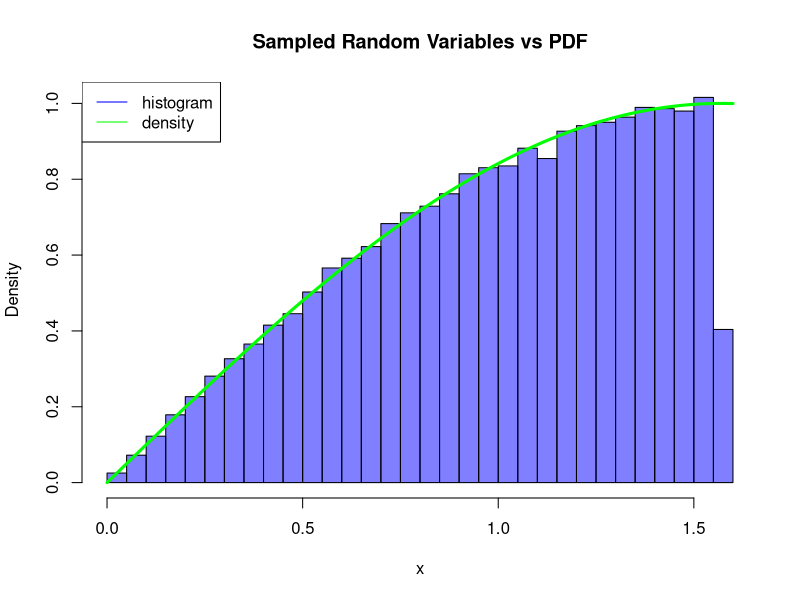
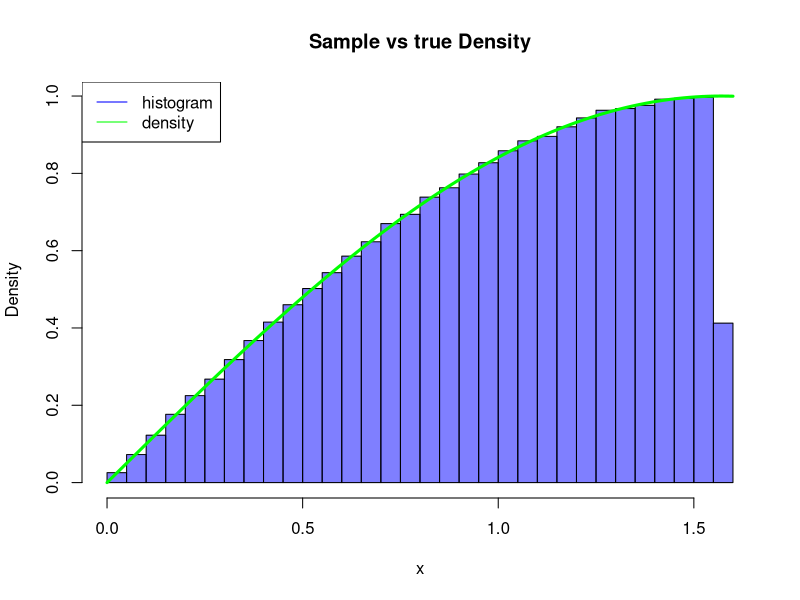
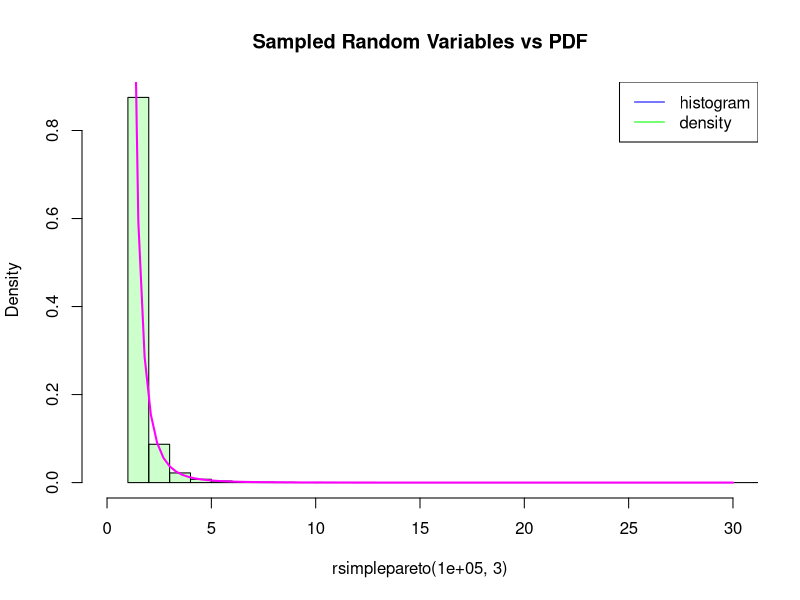
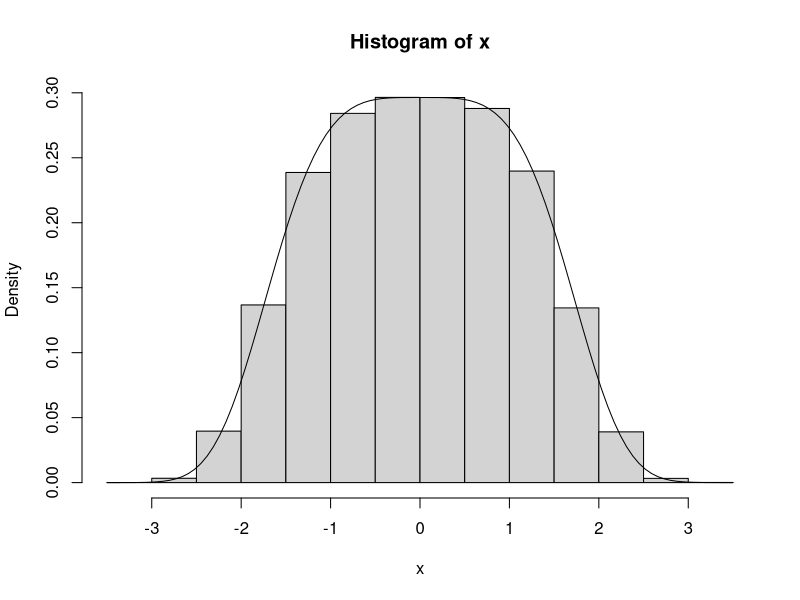

Here is the R script that generated these plots, in order:
## ---- chunk 1
knitr::opts_chunk$set(echo = TRUE, warning = FALSE, message = FALSE)
## ---- chunk 2

set.seed(26)
x <- acos(runif(1e5,0,1))

hist(x, breaks = 50, freq = F,
     col = rgb(0,0,1,0.5),
     main = "Sampled Random Variables vs PDF") 

# Actual PDF of the desired distribution
target <- function(x){sin(x)/
    integrate(function(x) sin(x),0, pi/2)$value}
# Adding the curve to the histogram of sampled random variables
curve(target,lwd=3,add=T, col = 'green')
legend("topleft",c("histogram","density"),col=c("blue","green"),lty = c(1,1))

## ---- chunk 3
# Create the function rsin to generate the samples

rsin.ar <- function(n){
# Input: n = number of samples
# Output: n samples from p(x)=sin(x), 0<x<pi/2
#   uses accept/reject method with g(x)~Unif(0,pi/2)

  # vector to hold answer
  ans <- rep(0,n)

  # index
  i <- 1

  # hold j to keep track of efficiency
  j <- 0
 
  # while loop to generate answer
  while(i <= n){

    # generate X~g(x) and U~Unif(0,1)
    x <- runif(1,min=0,max=pi/2)
    u <- runif(1)

    # if x is good (u < p(x)/Mg(x)) keep it
    if(u <= sin(x)){
      ans[i] <- x
      i <- i + 1
    }else{
      # track bad samples
      j <- j + 1
    }
  }
  # print the proportion of good samples, should be 1/M = 2/pi = 0.6366
  print(paste0('Efficiency is ', n/(j+n)))

  # return the answer
  return(ans)
}

# Generate 1,000,000 samples
y <- rsin.ar(1e6)

hist(y, breaks=50, freq=FALSE, 
     main="Sample vs true Density",col = rgb(0,0,1,0.5), xlab = "x")

# Actual PDF of the desired distribution
target <- function(x){sin(x)/
    integrate(function(x) sin(x),0, pi/2)$value}

# Adding the curve to the histogram of sampled random variables
curve(target,lwd=3,add=T, col = 'green')

legend("topleft",c("histogram","density"),col=c("blue","green"),lty = c(1,1))
## ---- chunk 4
rsimplepareto <- function(n, lambda = 3){
  u = runif(n)
  return((1/u^(1/lambda)))
}

hist(rsimplepareto(1e5, 3), breaks = 100, freq = F,
     col = rgb(0,1,0,0.2),
     main = "Sampled Random Variables vs PDF", xlim = c(0,30))

# Adding the curve to the histogram of sampled random variables
curve(3*x^(-4),lwd=2,add=T, col = 'magenta')
legend("topright",c("histogram","density"),col=c("blue","green"),lty = c(1,1))
## ---- chunk 5
x = rsimplepareto(1e5, 3)
cat("Estimate of E(X^(2.5)) is ", mean(x^(2.5)))
## ---- chunk 6
#######################################################
# Use inverse CDF to sample from \propto exp(-x^4/12) #
#   this follows from work done in sampling lab 2     #
#######################################################

# parameters
lambda <- 1/12
alpha <- 1/4
n <- 1e5

# generate from y described in part 2
y <- rgamma(n,shape=alpha,rate=lambda)

# transform to x and convert some to negative
x <- y**alpha

# u will be 1 if runif <= 0.5 and 0 o.w.
u <- as.numeric(runif(n) <= 0.5)

# u will be -1 if runif <= 0.5 and 1 o.w.
u <- 1-2*u

# now x will be ~half positive and ~half negative
x <- x*u

# true density of x
dens <- function(x) exp(-lambda*x^(1/alpha))/
integrate(function(x) exp(-lambda*x^(1/alpha)),-Inf,Inf)$value

# plot of samples x
hist(x, freq=F)

# true density curve of x
curve(dens, add=T)
